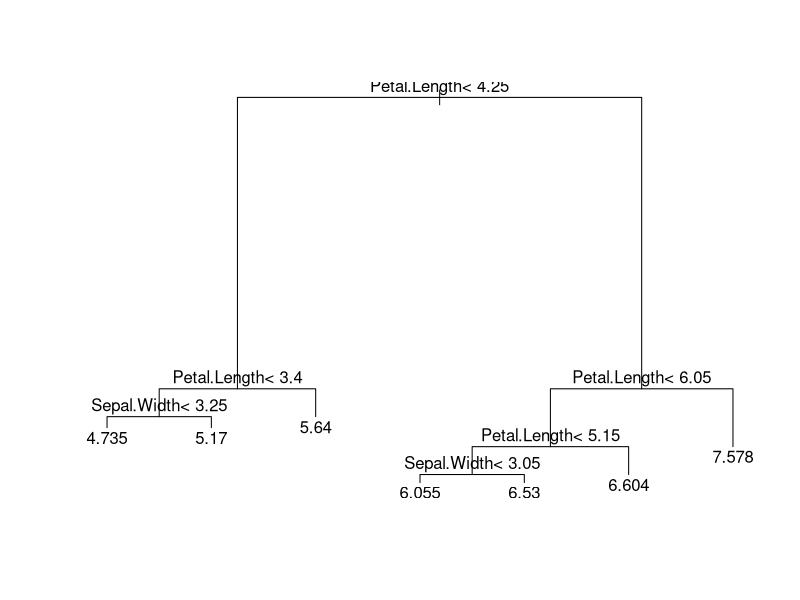

Recreate this plot in R.
## ---- chunk 1
#install.packages("forecast")
#install.packages("rpart")
library(rpart)
library(forecast)
## ---- chunk 2
iris
## ---- chunk 3
modelo = rpart(Sepal.Length ~ Sepal.Width + Petal.Length + Species, data=iris)
modelo
summary(modelo)
## ---- chunk 4
#Executar com ctrl + shift + enter
plot(modelo)
text(modelo)
## ---- chunk 5
predicao = predict(modelo, iris)
head(predicao)
## ---- chunk 6
comparacao = cbind(predicao, iris$Sepal.Length, predicao - iris$Sepal.Length)
head(comparacao)
## ---- chunk 7
accuracy(predicao, iris$Sepal.Length)
